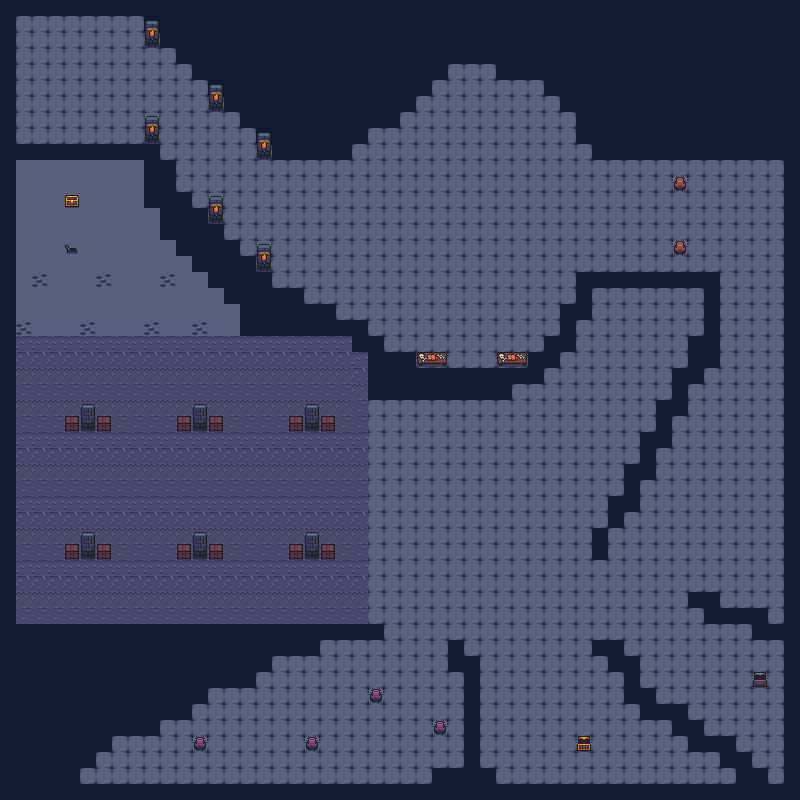

The image is a tile-based game level rendered from a .tmx file. Its description and source (layers, tilesets, objects; grid data summarised) follow:
An orthogonal 50x50 tile map with 16x16 px tiles, 3 tile layers (Solid, Layer2, Layer3).

<map version="1.10" tiledversion="1.10.2" orientation="orthogonal" renderorder="right-down" width="50" height="50" tilewidth="16" tileheight="16" infinite="0" nextlayerid="4" nextobjectid="1">
 <tileset firstgid="1" name="TILE_LVL1" tilewidth="16" tileheight="16" tilecount="154" columns="11">
  <image source="TILE_LVL1.png" width="176" height="224" />
 </tileset>
 <layer id="1" name="Solid" width="50" height="50">
  <data>[2500 cells, 729 non-empty, 1 distinct tile ids]</data>
 </layer>
 <layer id="2" name="Layer2" width="50" height="50">
  <data>[2500 cells, 1774 non-empty, 7 distinct tile ids]</data>
 </layer>
 <layer id="3" name="Layer3" width="50" height="50">
  <data>[2500 cells, 57 non-empty, 14 distinct tile ids]</data>
 </layer>
</map>
